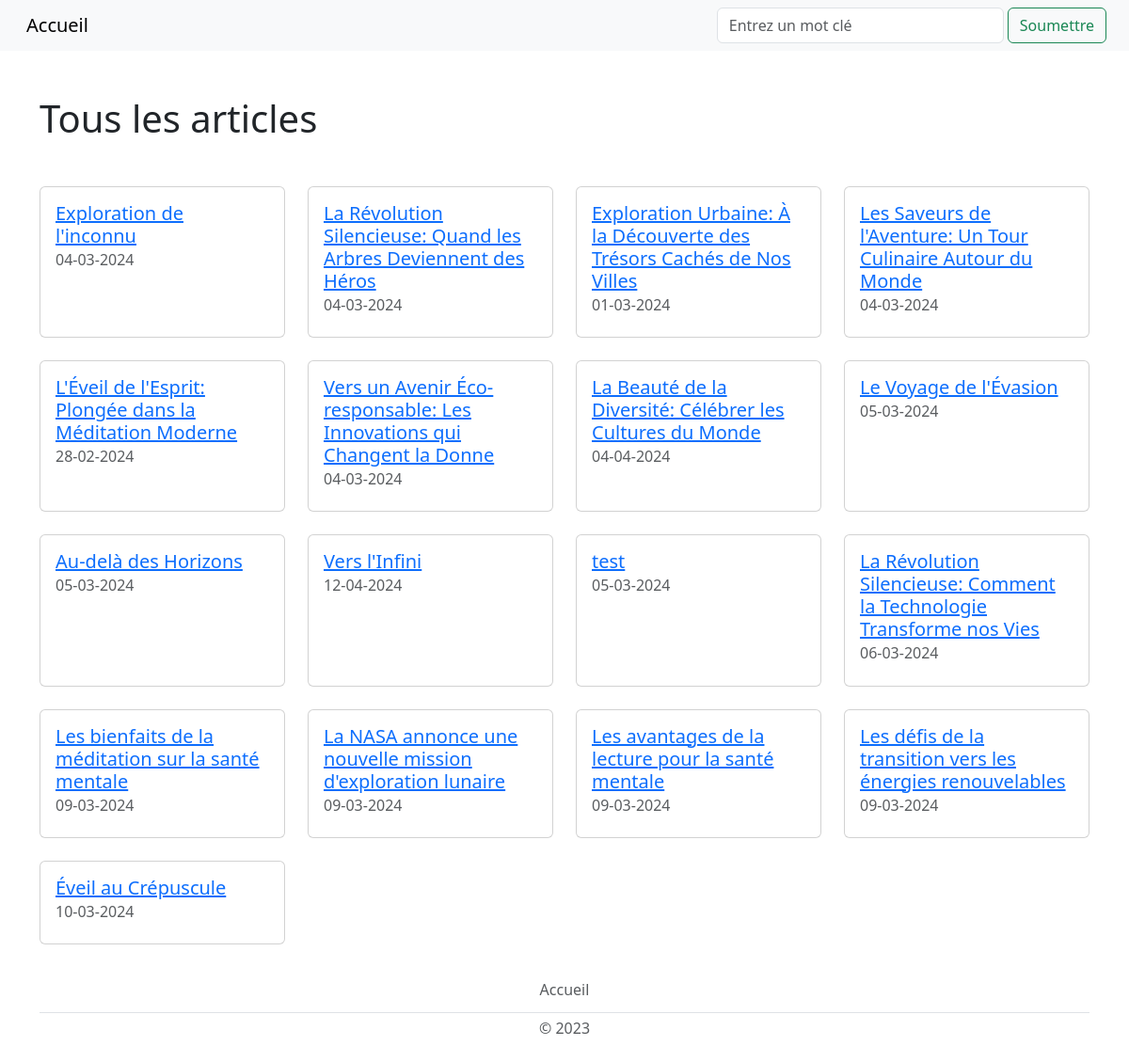
/resultats/, run on an earlier commit of the app's database.
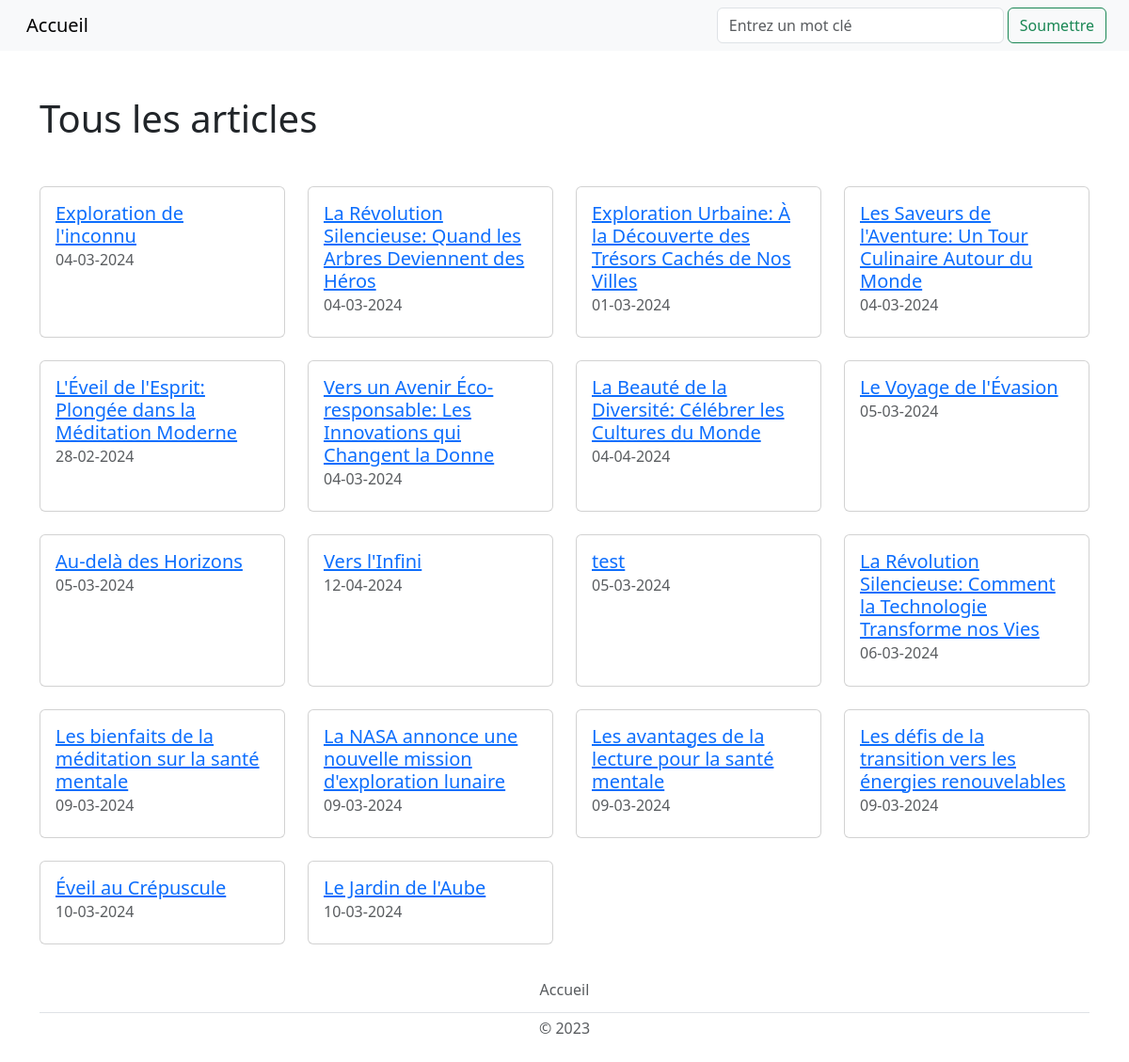
And on a later commit of the database.
### tables this page shows
CREATE TABLE ARTICLES (
    id_article VARCHAR(50) PRIMARY KEY,
    titre_article varchar(100) NOT NULL,
    date_publication DATE NOT NULL,
    contenu TEXT NOT NULL,
    id_utilisateur INTEGER NOT NULL,
    CONSTRAINT fk_auteur FOREIGN KEY (id_utilisateur) REFERENCES UTILISATEURS(id_utilisateur)
);

### recherche.py (the view)
@app.route('/resultats/<query>', methods=['GET'])
@app.route('/resultats/', defaults={'query': None}, methods=['GET'])
def resultats(query):
    titre="Résultats"
    if query:
        db = Database.get_db()
        articles = db.get_articles(query)
    else:
        db = Database.get_db()
        articles = db.get_articles()
    return render_template('resultats.html', query=query, articles=articles,
                           titre=titre)

### app.py (called while the page is built)
@app.teardown_appcontext
def close_connection(exception):
    db = getattr(g, '_database', None)
    if db is not None:
        db.disconnect()

### database.py (called while the page is built)
    @staticmethod
    def get_db():
        database = getattr(g, '_database', None)
        if database is None:
            g._database = Database()
        return g._database

    def disconnect(self):
        if self.user_connection is not None:
            self.user_connection.close()
        if self.photo_connection is not None:
            self.photo_connection.close()
        if self.session_connection is not None:
            self.session_connection.close()
        if self.article_connection is not None:
            self.article_connection.close()

    def get_article_connection(self):
        if self.article_connection is None:
            self.article_connection = sqlite3.connect('db/articles.db')
        return self.article_connection

    def get_articles(self, recherche_input=None):
        cursor = self.get_article_connection().cursor()
        if recherche_input:
            cursor.execute(
                "SELECT * FROM articles WHERE titre_article LIKE ? OR "
                "contenu LIKE ?",
                ('%' + recherche_input + '%', '%' + recherche_input + '%'))
        else:
            cursor.execute(
                "SELECT id_article, titre_article, date_publication, "
                "contenu, id_utilisateur FROM articles")
        return cursor.fetchall()

### templates/resultats.html
{% extends "layout.html" %}
{% block content %}
    <div class="container">
        {% if query %}
            <h1 class="my-5">Résultats de la recherche pour "{{ query }}"</h1>
        {% else %}
            <h1 class="my-5">Tous les articles</h1>
        {% endif %}
        <div class="row row-cols-1 row-cols-md-2 row-cols-lg-4">
            {% for article in articles %}
                <div class="col mb-4">
                    <div class="card h-100">
                        <div class="card-body">
                            <a href="{{ url_for('article', identifiant=article[0]) }}"
                               class="card-link">
                                <h5 class="card-title">{{ article[1] }}</h5>
                            </a>
                            <h6 class="card-subtitle mb-2 text-muted">{{ article[2] }}</h6>
                        </div>
                    </div>
                </div>
            {% endfor %}
        </div>
    </div>
{% endblock %}

### templates/layout.html (shortened to what this page needs)
<!DOCTYPE html>
<html lang="fr">
<head>
    <link href="https://cdn.jsdelivr.net/npm/bootstrap@5.3.0-alpha1/dist/css/bootstrap.min.css"
          rel="stylesheet">
    <link rel="stylesheet"
          href="{{ url_for('static', filename='css/style.css') }}">
</head>
<body style="display: flex; flex-direction: column; min-height: 100vh;">
<nav class="navbar navbar-expand-lg bg-body-tertiary">
    <div class="container-fluid">
        <ul class="navbar-nav">
            <li class="nav-item">
                <a class="navbar-brand px-3" href="{{ url_for('accueil') }}">Accueil</a>
            </li>
        </ul>
        <form action="{{ url_for('recherche') }}" class="d-flex mx-2"
              method="POST" role="search">
            <label>
                <input class="form-control me-5" name="recherche_input"
                       placeholder="Entrez un mot clé"
                       type="search"
                       title="Pour voir tous les articles, laisser le champ vide et cliquer sur Soumettre.">
            </label>
            <button class="btn btn-outline-success mx-1" type="submit">
                Soumettre
            </button>
        </form>
    </div>
</nav>
{% block content %}{% endblock %}
<footer class="py-1 my-1 mt-auto">
    <div class="container">
        <ul class="nav justify-content-center border-bottom pb-1 mb-1">
            <li class="nav-item"><a href="{{ url_for('accueil') }}"
                                    class="nav-link px-2 text-body-secondary">Accueil</a>
            </li>
        </ul>
        <p class="text-center text-body-secondary">© 2023</p>
    </div>
</footer>
</body>
</html>

What changed in the data, as far as the page shows it:
added ARTICLES: titre_article "Le Jardin de l'Aube", date_publication "10-03-2024"
